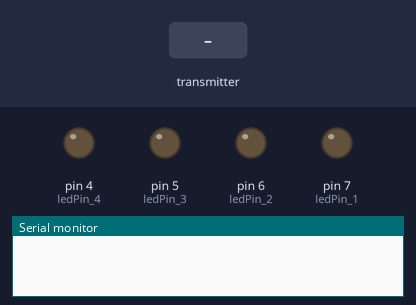
This sketch was run on a simulated Arduino Uno, built with avr-gcc and run on an emulated ATmega328P. Parts: output pins drawn as LEDs (lit = HIGH), the last lines printed to the serial monitor. Inputs (shaded band) come from the test bench. No radio packets arrive unless stated.

Above: at 1.2 s.
1.3 s: the transmitter starts sending ukur.0 = 0
At 2.2 s:
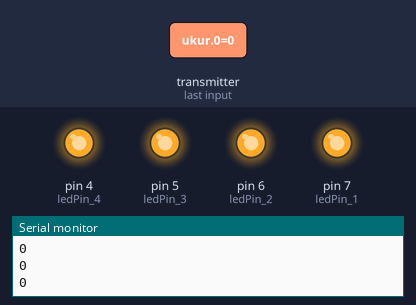
2.8 s: the transmitter starts sending ukur.0 = 256
At 3.3 s:
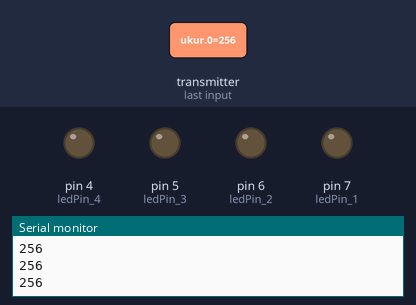
Timing chart, 0 to 5.8 s (numbered marks = the images above; inputs shaded):
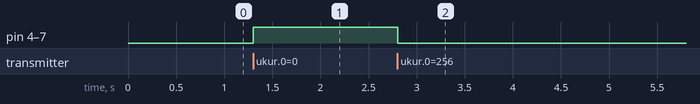

Measured:
- after the input at 1.3 s, pin 4 (ledPin_4), pin 5 (ledPin_3), pin 6 (ledPin_2), pin 7 (ledPin_1): LOW → HIGH at once
- after the input at 2.8 s, pin 4 (ledPin_4), pin 5 (ledPin_3), pin 6 (ledPin_2), pin 7 (ledPin_1): HIGH → LOW at once

The sketch:

Receiver.ino
```cpp
#include <SPI.h>
#include <nRF24L01.h>
#include <RF24.h>


RF24 radio(9,10); // CE, CSN

const byte address[6] = "00001";
const int triggerDistance1= 10;
const int triggerDistance2= 6;
const int triggerDistance3= 3;
const int triggerDistance4= 14;

const int ledPin_1 = 7;
const int ledPin_2 = 6;
const int ledPin_3 = 5;
const int ledPin_4 = 4;


void setup() {
  Serial.begin(9600);
  radio.begin();
  pinMode(ledPin_1,OUTPUT);
  pinMode(ledPin_2,OUTPUT);
  pinMode(ledPin_3,OUTPUT);
  pinMode(ledPin_4,OUTPUT);
  radio.openReadingPipe(0, address);
  radio.setPALevel(RF24_PA_MIN);
  radio.startListening();

}

void loop() {
  if (radio.available()) {
    int ukur[32];
    radio.read(ukur, 32);
    int distance = ukur[0];

    Serial.println(distance);

    if(distance == triggerDistance1){
      digitalWrite(ledPin_1, HIGH);
    }else{
      digitalWrite(ledPin_1, LOW);
    }
if(distance == triggerDistance2){
      digitalWrite(ledPin_2, HIGH);
    }else{
      digitalWrite(ledPin_2, LOW);
    }
    if(distance == triggerDistance3){
      digitalWrite(ledPin_3, HIGH);
    }else{
      digitalWrite(ledPin_3, LOW);
    }
    if(distance <= triggerDistance4){
      digitalWrite(ledPin_1, HIGH);
      digitalWrite(ledPin_2, HIGH);
      digitalWrite(ledPin_3, HIGH);
      digitalWrite(ledPin_4, HIGH);
    }else{
      digitalWrite(ledPin_1, LOW);
      digitalWrite(ledPin_2, LOW);
      digitalWrite(ledPin_3, LOW);
      digitalWrite(ledPin_4, LOW);
    }
  }
}
```
